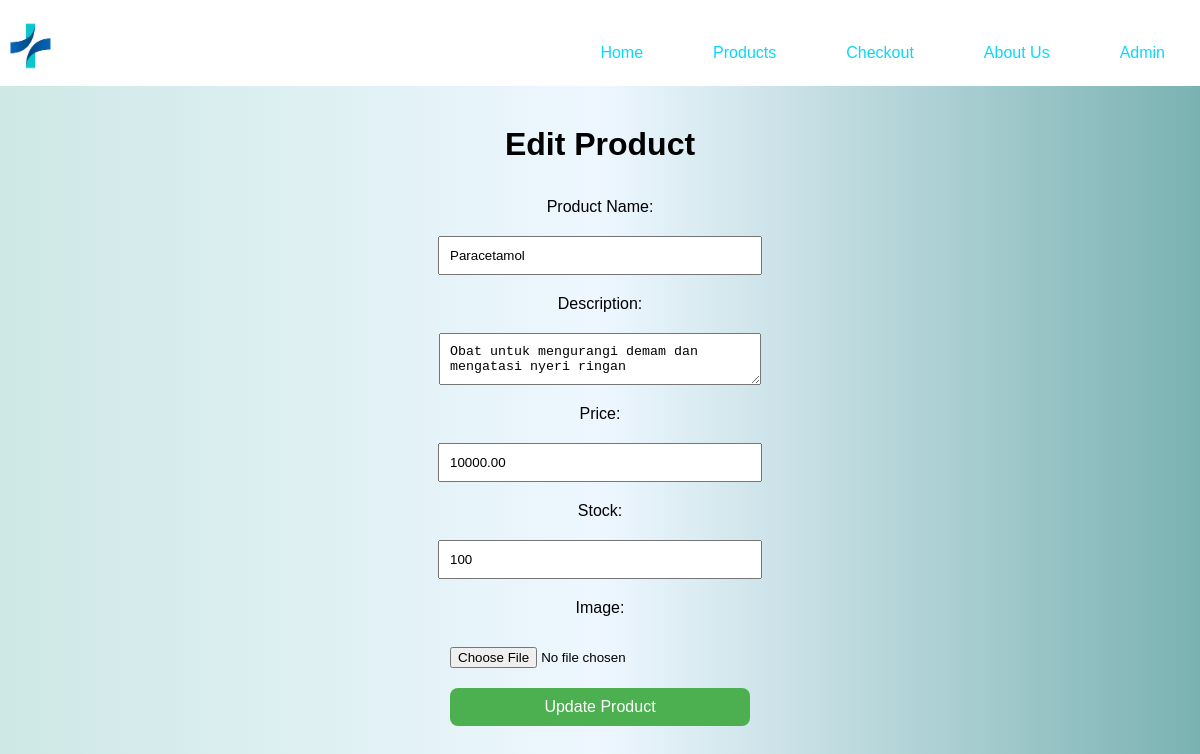
Page /php/edit_product.php?id=1 on the committed database.
### tables this page shows
CREATE TABLE `products` (
  `id` int(11) NOT NULL,
  `name` varchar(255) NOT NULL,
  `description` text NOT NULL,
  `price` decimal(10,2) NOT NULL,
  `image` varchar(255) NOT NULL,
  `stock` int(11) NOT NULL
);

### php/edit_product.php (the view, shortened to what this page needs)
<?php
include 'db.php';
include 'navbar.php';
$product_id = $_GET['id'];
$sql = "SELECT * FROM products WHERE id = $product_id";
$result = $conn->query($sql);
$product = $result->fetch_assoc();
?>
<!DOCTYPE html>
<html>
<head>
    <link rel="stylesheet" type="text/css" href="../css/add_product.css">
</head>
<body>
    <main>
        <h1>Edit Product</h1>
        <form action="edit_product_process.php" method="POST" enctype="multipart/form-data">
            <label for="name">Product Name:</label>
            <input type="text" id="name" name="name" value="<?php echo $product['name']; ?>" required>
            <label for="description">Description:</label>
            <textarea id="description" name="description" required><?php echo $product['description']; ?></textarea>
            <label for="price">Price:</label>
            <input type="number" id="price" name="price" value="<?php echo $product['price']; ?>" required>
            <label for="stock">Stock:</label>
            <input type="number" id="stock" name="stock" value="<?php echo $product['stock']; ?>" required>
            <label for="image">Image:</label>
            <input type="file" id="image" name="image">
            <button type="submit">Update Product</button>
        </form>
    </main>
</body>
</html>

### css/add_product.css (style rules this page uses)
body { font-family: Arial, sans-serif; margin: 0; padding: 0; text-align: center; background: linear-gradient(to right, #CDE8E5, #EEF7FF, #7AB2B2); }
main { padding: 20px; }
h1, h2 { margin: 20px 0; }
form { display: flex; flex-direction: column; align-items: center; margin-bottom: 20px; }
form label, form input, form textarea, form button { margin: 5px 0; padding: 10px; width: 300px; }
button { background-color: #4CAF50; border: none; color: white; padding: 10px 20px; text-align: center; text-decoration: none; display: inline-block; font-size: 16px; margin: 4px 2px; cursor: pointer; border-radius: 8px; }

### rows in the picture
products: name "Paracetamol", description "Obat untuk mengurangi demam dan mengatasi nyeri ringan", price "10000.00", stock "100"
